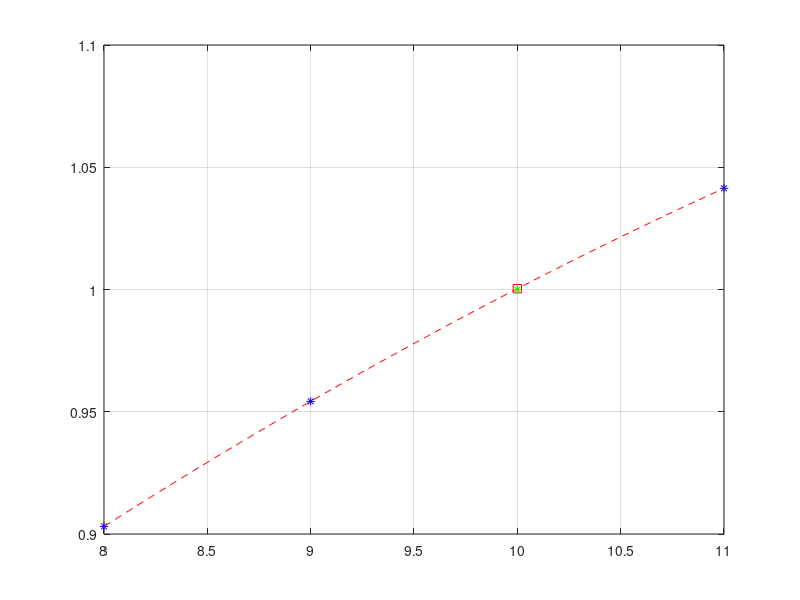

This chart was generated by the following MATLAB code:
%%%%%Estimate log10(10)
clear
clc
close all

%%%Analytical Solution
a_sol = 1;

%%%Given Data Points
X = [8;9;11];
Y = log10(X);

figure()
plot(X,Y,'b*')
grid on
hold on

%%%%Polynomial Fit 
%%%I have three data points so I can only solve for three coefficients
%%%% Y = a0 + a1*(X-x0) + a2*(X-x0)^2 
%%%  Unknowns are a0 a1 and a2 

%%%% This polynomial is second order

%%%% Y = H*A where A = [a0;a1;a2]

%%% Y = [y1 y2 y3]'

%%%Choose an expansion point
x0 = 9;

%%%%%Generate my H matrix
H = [ones(length(Y),1),X-x0,(X-x0).^2];

%%%Use Carl Gauss' magical equation
astar = inv(H'*H)*H'*Y;

%%%Compute ytilde
X = (8:0.01:11)';
H = [ones(length(X),1),X-x0,(X-x0).^2];
Ytilde = H*astar;

plot(X,Ytilde,'r--')

%%%Compute my estimate at x=10
a0 = astar(1);
a1 = astar(2);
a2 = astar(3);

x = 10;

yest = a0 + a1*(x-x0) + a2*(x-x0)^2;

plot(x,yest,'rs')

plot(x,a_sol,'g*')
